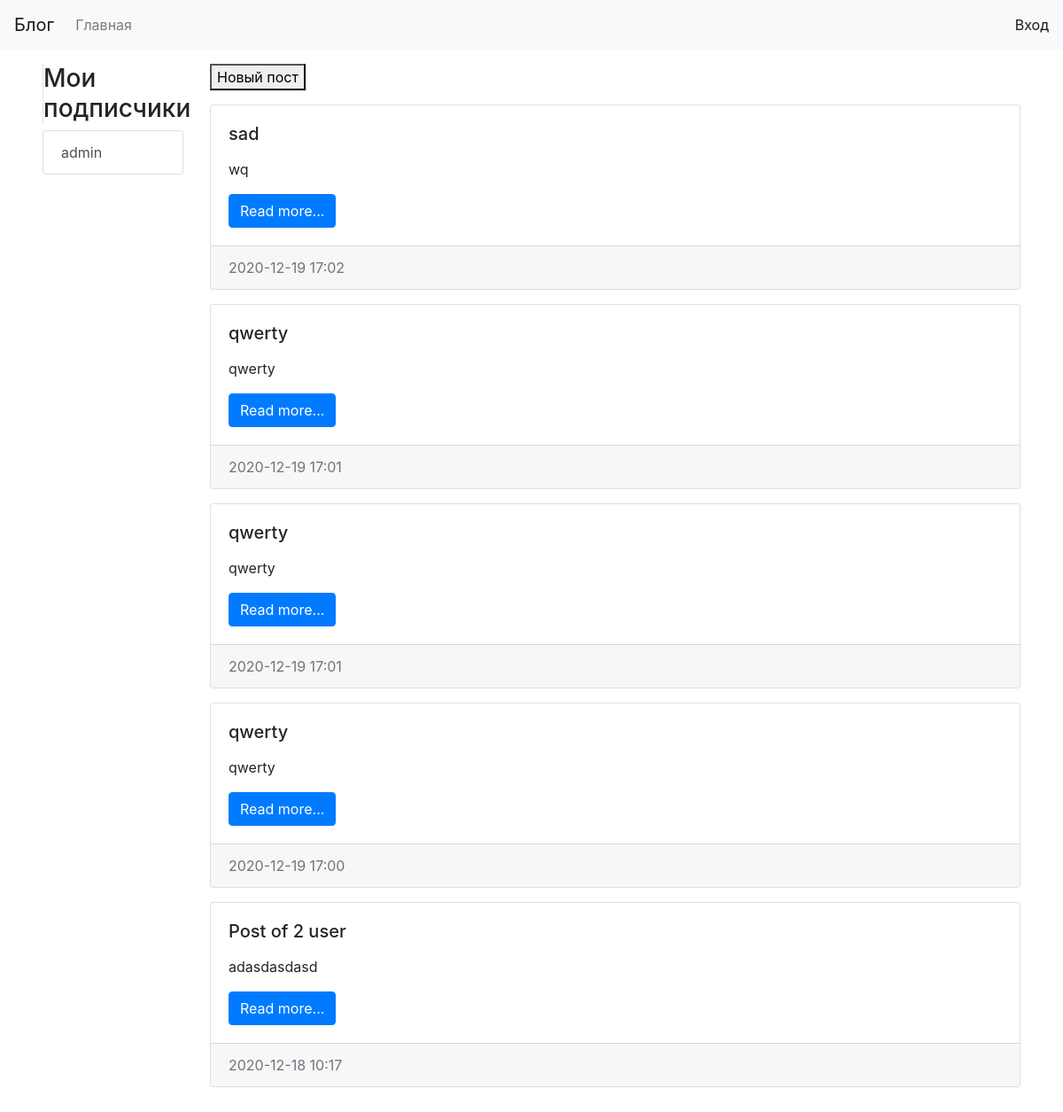
The app's page /qwerty1234/my_blog/ with its own data.
### blogs/models.py (models this page shows, shortened)
class Subscribers(models.Model):
    user_from = models.ForeignKey(User, related_name='user_to', on_delete=models.CASCADE,)
    user_to = models.ForeignKey(User, related_name='user_from', on_delete=models.CASCADE,)

class Blogs(models.Model):
    title = models.CharField(max_length=150, verbose_name='Заголовок поста')
    content = models.TextField(max_length=1000, verbose_name='Текст')
    author = models.ForeignKey('auth.User', on_delete=models.CASCADE, )
    date_created = models.DateTimeField(auto_now_add=True, verbose_name='Дата публикации')
    class Meta:
        verbose_name = 'Пост'
        verbose_name_plural = 'Посты'
        ordering = ['-date_created']

### blogs/views.py (the view)
# urls.py: path('<username>/my_blog/', get_my_blog, name='my_blog'),
def get_my_blog(request, username):
    users = User.objects.all()
    user_name = User.objects.get(username=username)
    posts = Blogs.objects.filter(author_id=int(user_name.pk))
    followers = Subscribers.objects.filter(user_to=user_name.pk)
    context = {
        'posts': posts,
        'users': users,
        'user_name': user_name,
        'followers': followers
    }
    return render(request=request, template_name='blogs/my_blog.html',
                  context=context)

### blogs/templates/blogs/my_blog.html (shortened to what this page needs)
{% extends 'base.html' %}
{% block content_dop %}
<div class="col-md-2">
    <h3 class="border-left"> Мои подписчики </h3>
    <div class="list-group">
        {% for follow in followers %}
        <a href="{% url 'author_name' follow %}" class="list-group-item list-group-item-action">{{follow.user_from}}</a>
        {% endfor %}
    </div>
</div>
{% endblock %}
{% block content %}
<form class="button mb-3" action="{% url 'new_post' request.user %}">
    <button>Новый пост</button>
</form>
{% for item in posts %}
<div class="card mb-3">
    <div class="card-body">
        <div class="media">
            <div class="media-body">
                <h5 class="card-title">{{item.title}}</h5>
                <p class="card-text">{{item.content|linebreaks|truncatewords:150}}</p>
                <a href="{% url 'view_post' item.pk %}" class="btn btn-primary">Read more...</a>
            </div>
        </div>
    </div>
    <div class="card-footer text-muted">
        {{item.date_created|date:"Y-m-d H:i"}}
    </div>
</div>
{% endfor %}
{% endblock %}

### blogtask/static/css/style.css (style rules this page uses)
body { background-color: #fff; }

### records on screen
Subscribers: user_from "admin"
Blogs: title "sad", content "wq", date_created "2020-12-19 17:02"
Blogs: title "qwerty", content "qwerty", date_created "2020-12-19 17:01"
Blogs: title "qwerty", content "qwerty", date_created "2020-12-19 17:01"
Blogs: title "qwerty", content "qwerty", date_created "2020-12-19 17:00"
Blogs: title "Post of 2 user", content "adasdasdasd", date_created "2020-12-18 10:17"
